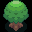

Tiled map render using the project's own tile images. Description and the whole map definition, tile-layer contents included, below:
An orthogonal 2x2 tile map with 16x16 px tiles, 1 tile layer (Tile Layer 1).

<map version="1.10" tiledversion="1.11.2" orientation="orthogonal" renderorder="right-down" width="2" height="2" tilewidth="16" tileheight="16" infinite="0" nextlayerid="2" nextobjectid="1">
 <tileset firstgid="1" source="forest.tsx" />
 <layer id="1" name="Tile Layer 1" width="2" height="2">
  <data encoding="csv">
66,67,
86,87
</data>
 </layer>
</map>
